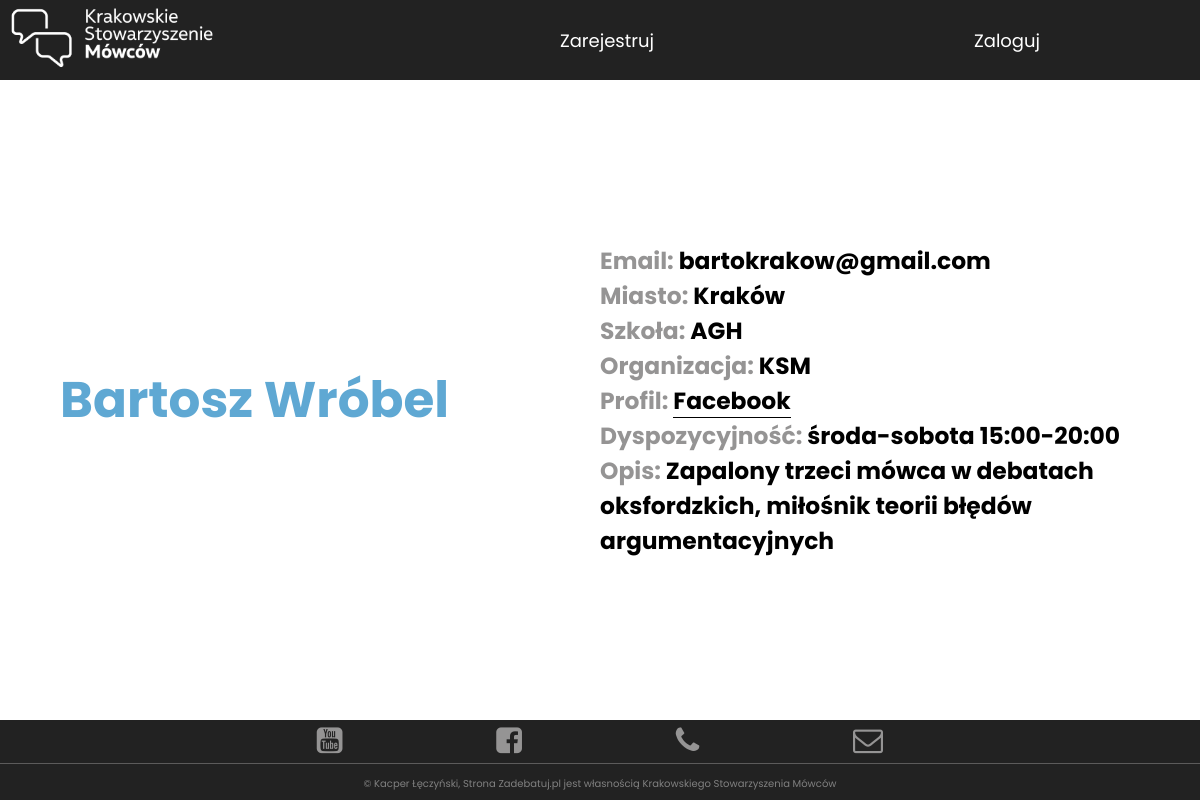
Page /judges_detail/25/ on the committed database.
### ksm_app/models.py (models this page shows, shortened)
class Judges(models.Model):
    user = models.OneToOneField(User, on_delete=models.CASCADE, null=True)
    imię = models.CharField(max_length=256)
    nazwisko = models.CharField(max_length=256)
    email = models.EmailField(max_length=256, null=True)
    miasto = models.CharField(max_length=256)
    szkoła = models.CharField(max_length=256)
    organizacja = models.CharField(max_length=256)
    dyspozycyjnosc = models.TextField(max_length=1000)
    opis = models.TextField(max_length=2000)
    facebook = models.URLField(max_length=256, null=True)
    accept = models.BooleanField(default=False)
    accept2 = models.BooleanField(default=False)
    class Meta:
        ordering = ['imię']

### ksm_app/views.py (the view)
# urls.py: path('judges_detail/<int:pk>/', views.judges_detail, name='detail'),
def judges_detail(request, pk):
    judges = Judges.objects.get(id=pk)
    return render(request, 'ksm_app2/judges_detail.html', {'judges': judges})

### templates/ksm_app2/judges_detail.html (shortened to what this page needs)
{% load static %}
{% load has_group %}
<!doctype html>
<html lang="en">
<head>
    <link rel="stylesheet" href="{% static '/css/style.css' %}">
    <link rel="stylesheet" href="{% static '/css/rwd.css' %}">
    <link rel="stylesheet" href="{% static '/css2/debatants_detail.css' %}">
    <link rel="stylesheet" href="https://cdnjs.cloudflare.com/ajax/libs/font-awesome/4.7.0/css/font-awesome.min.css">
</head>
<body>
<header class="main-container">
    <div class="logo">
        <a href="{% url 'ksm_app:base' %}"><img src="{% static '/img2/KSM_logo_poziom_biel-kopia.png' %}" alt=""></a>
    </div>
    <nav>
        <ul class="nav-links">
            {% if user.is_authenticated %}
                <li class="nav-link"><a href="{% url 'ksm_app:debatants_list' %}">Lista debatantów</a></li>
                <li class="nav-link"><a href="{% url 'ksm_app:judges_list' %}">Sędziowie</a></li>
                {% if request.user|has_group:"judges" %}
                    <li class="nav-link"><a href="{% url 'ksm_app:clock' %}">Zegar</a></li>
                {% endif %}
                {% if request.user|has_group:'judges' %}
                    <li class="nav-link-user"><a href="{% url 'ksm_app:judges_profile' %}"> {{ user.username }}</a></li>
                {% else %}
                    <li class="nav-link-user"><a href="{% url 'ksm_app:debatants_profile' %}"> {{ user.username }}</a>
                    </li>
                {% endif %}
            {% else %}
                <li class="nav-link"><a href="{% url 'ksm_app:choose' %}">Zarejestruj</a></li>
                <li class="nav-link"><a href="{% url 'ksm_app:user_login' %}">Zaloguj</a></li>
            {% endif %}
        </ul>
    </nav>
</header>
<main class="debatants-detail-section">
    <div class="debatant-text">
        <h1>{{ judges.imię }} {{ judges.nazwisko }}</h1>
    </div>
    <div class="debatants-details">
        <h3>Email: <span class="debatant-info">{{ judges.email }}</span></h3>
        <h3>Miasto: <span class="debatant-info">{{ judges.miasto }}</span></h3>
        <h3>Szkoła: <span class="debatant-info">{{ judges.szkoła }}</span></h3>
        <h3>Organizacja: <span class="debatant-info">{{ judges.organizacja }}</span></h3>
        <h3>Profil: <a href="{{ judges.facebook }}" target="_blank"> Facebook</a></h3>
        <h3>Dyspozycyjność: <span class="debatant-info">{{ judges.dyspozycyjnosc }}</span></h3>
        <h3>Opis: <span class="debatant-info">{{judges.opis}}</span></h3>
    </div>
</main>
<footer class="main-footer">
    <div class="footer-content">
        <ul class="links">
            <li class="link">
                <a href="https://www.youtube.com/channel/UCd2KIvR-DMDGMT_ce2gJzAw" target="_blank">
                    <i class="fa fa-youtube-square fa-2x"></i>
                </a>
            </li>
            <li class="link">
                <a href="https://www.facebook.com/ksmowcow/" target="_blank">
                    <i class="fa fa-facebook-square fa-2x"></i>
                </a>
            </li>
            <li class="link">
                <a href="{% url 'ksm_app:phone' %}">
                    <i class="fa fa-phone"></i>
                </a>
            </li>
            <li class="link">
                <a href="mailto:ksmowcow@gmail.com">
                    <i class="fa fa-envelope-o"></i>
                </a>
            </li>
        </ul>
    </div>
    <div class="copyright">
        <p>&copy; Kacper Łęczyński, Strona Zadebatuj.pl jest
            własnością Krakowskiego Stowarzyszenia Mówców</p>
    </div>
</footer>
</body>
</html>

### static/css/style.css (style rules this page uses)
* { padding: 0; margin: 0; box-sizing: border-box; }
body { font-family: 'Poppins', sans-serif; background-image: url("/static/img2/seventh.jpg"); background-position: center center; background-repeat: no-repeat; background-attachment: fixed; background-size: cover; }
header { position: fixed; display: flex; width: 100%; align-items: center; z-index: 1; height: 10vh; }
.logo, .nav-links { display: flex; }
.logo img { padding-left: 5%; height: 8vh; max-width: 400px; }
nav { flex: 2; }
.logo { flex: 3; }
.logo img { cursor: pointer; }
.nav-links { justify-content: space-around; list-style: none; }
.nav-link a { text-decoration: none; color: #ffffff; }
.nav-link { position: relative; }
.main-footer { bottom: 5%; width: 100%; background-color: #222222; }
.links { width: 60%; margin: auto; display: flex; justify-content: space-around; list-style: none; color: #e0dede; }
.link { padding: 0.7%; }
.footer-content .links .link i { cursor: pointer; color: #959494; font-size: 30px !important; }
.copyright { height: 5vh; border-top: 1px solid #5c5b5b; background-color: #222222; bottom: 0; display: flex; align-items: center; }
.copyright p { flex: 1; text-align: center; color: grey; font-size: 10px; }

### static/css/rwd.css (style rules this page uses)
@media screen and (max-width: 1200px) { .logo img { height: 8vh; max-width: 500px; } }
@media screen and (max-width: 1200px) { .nav-link a, .nav-link-user { font-size: 18px; } }
@media screen and (max-width: 1200px) { .logo { flex: 1; } }
@media screen and (max-width: 1200px) { .link i { font-size: 25px !important; } }

### static/css2/debatants_detail.css (style rules this page uses)
header { background-color: #222222; height: 10vh; }
body { background: none; }
.debatants-detail-section { padding-top: 10vh; background-color: white; height: 90vh; display: flex; justify-content: space-around; width: 90%; margin: auto; align-items: center; }
.debatant-text { font-size: 30px; color: #5fa8d3; flex: 1; }
.debatants-details { font-size: 25px; color: #959494; animation: move 1.5s forwards; flex: 1; }
.debatant-info { color: black; }
.debatants-details a { text-decoration: none; border-bottom: 1px solid black; color: black; }
@media screen and (max-width: 1200px) { .debatant-text { font-size: 25px; } }
@media screen and (max-width: 1200px) { .debatants-details { font-size: 20px; } }

### rows in the picture
Judges: imię "Bartosz", nazwisko "Wróbel", email "bartokrakow@gmail.com", miasto "Kraków", szkoła "AGH", organizacja "KSM", dyspozycyjnosc "środa-sobota 15:00-20:00", opis "Zapalony trzeci mówca w debatach oksfordzkich, miłośnik teorii błędów argumentacyjnych"
